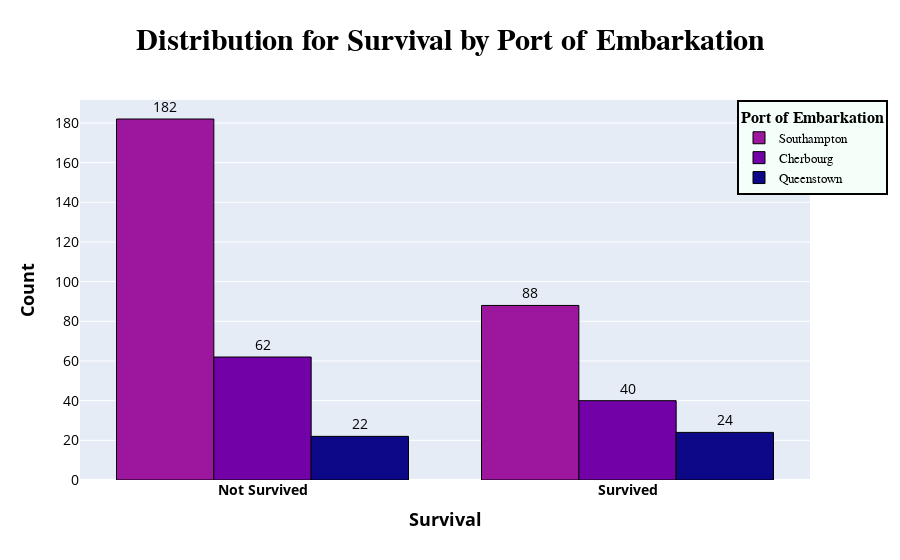

The notebook cell this image was saved under:
### Markdown cell above
**Note:** GitHub does not render interactive graphs. View the dynamic visualization by running the code locally for full interactivity or please try loading this page with nbviewer.org.

### Code cell
# Distribution for Survival by Embarked
fig = go.Figure()

embarked_colors = {'S': '#9c179e', 'C': '#7201a8', 'Q': '#0d0887'}
embarked_labels = {'S': 'Southampton', 'C': 'Cherbourg', 'Q': 'Queenstown'}

for embarked in ['S', 'C', 'Q']:
    filtered_df = df[df['Embarked'] == embarked]
    
    fig.add_trace(go.Bar(
        x=filtered_df['Survived'].value_counts().index.map({0: 'Not Survived', 1: 'Survived'}),
        y=filtered_df['Survived'].value_counts(),
        text=filtered_df['Survived'].value_counts(),
        textposition='outside',
        textfont=dict(size=14,color="black"),
        hovertemplate='<b>%{x}</b><br>Count: %{y}<br>',
        marker_color=embarked_colors[embarked], marker_line=dict(width=1, color='black'),
        name=f'{embarked_labels[embarked]}'
    ))

fig.update_xaxes(type='category', tickvals=[0, 1], ticktext=['<b>Not Survived</b>', '<b>Survived</b>'], tickfont_size=14, color ='black')
fig.update_yaxes(tickfont_size=14)

fig.update_layout(
    title='<b>Distribution for Survival by Port of Embarkation</b>',title_font_family="Times New Roman",title_font=dict(size=30),title_font_color="black",
    xaxis=dict(title='<b>Survival</b>', title_font=dict(size=18)),
    yaxis=dict(title='<b>Count</b>', title_font=dict(size=18), color='black'),
    title_x=0.5,
    barmode='group',
    legend=dict(title='<b>Port of Embarkation</b>', x=0.9, y=1, title_font_family="Times New Roman", font=dict(family="Courier",
            size=13, color="black"), bgcolor="mintcream", bordercolor="Black", borderwidth=2),
)

fig.show()

### Figure 1 — Plotly figure (JSON) as saved in the notebook; plotly's stock layout.template omitted (floating-point values rounded to 4 significant figures)
{"data": [{"hovertemplate": "<b>%{x}</b><br>Count: %{y}<br>", "marker": {"color": "#9c179e", "line": {"color": "black", "width": 1}}, "name": "Southampton", "text": [182, 88], "textfont": {"color": "black", "size": 14}, "textposition": "outside", "type": "bar", "x": ["Not Survived", "Survived"], "y": [182, 88]}, {"hovertemplate": "<b>%{x}</b><br>Count: %{y}<br>", "marker": {"color": "#7201a8", "line": {"color": "black", "width": 1}}, "name": "Cherbourg", "text": [62, 40], "textfont": {"color": "black", "size": 14}, "textposition": "outside", "type": "bar", "x": ["Not Survived", "Survived"], "y": [62, 40]}, {"hovertemplate": "<b>%{x}</b><br>Count: %{y}<br>", "marker": {"color": "#0d0887", "line": {"color": "black", "width": 1}}, "name": "Queenstown", "text": [24, 22], "textfont": {"color": "black", "size": 14}, "textposition": "outside", "type": "bar", "x": ["Survived", "Not Survived"], "y": [24, 22]}], "layout": {"barmode": "group", "legend": {"bgcolor": "mintcream", "bordercolor": "Black", "borderwidth": 2, "font": {"color": "black", "family": "Courier", "size": 13}, "title": {"font": {"family": "Times New Roman"}, "text": "<b>Port of Embarkation</b>"}, "x": 0.9, "y": 1}, "title": {"font": {"color": "black", "family": "Times New Roman", "size": 30}, "text": "<b>Distribution for Survival by Port of Embarkation</b>", "x": 0.5}, "xaxis": {"color": "black", "tickfont": {"size": 14}, "ticktext": ["<b>Not Survived</b>", "<b>Survived</b>"], "tickvals": [0, 1], "title": {"font": {"size": 18}, "text": "<b>Survival</b>"}, "type": "category"}, "yaxis": {"color": "black", "tickfont": {"size": 14}, "title": {"font": {"size": 18}, "text": "<b>Count</b>"}}}}
